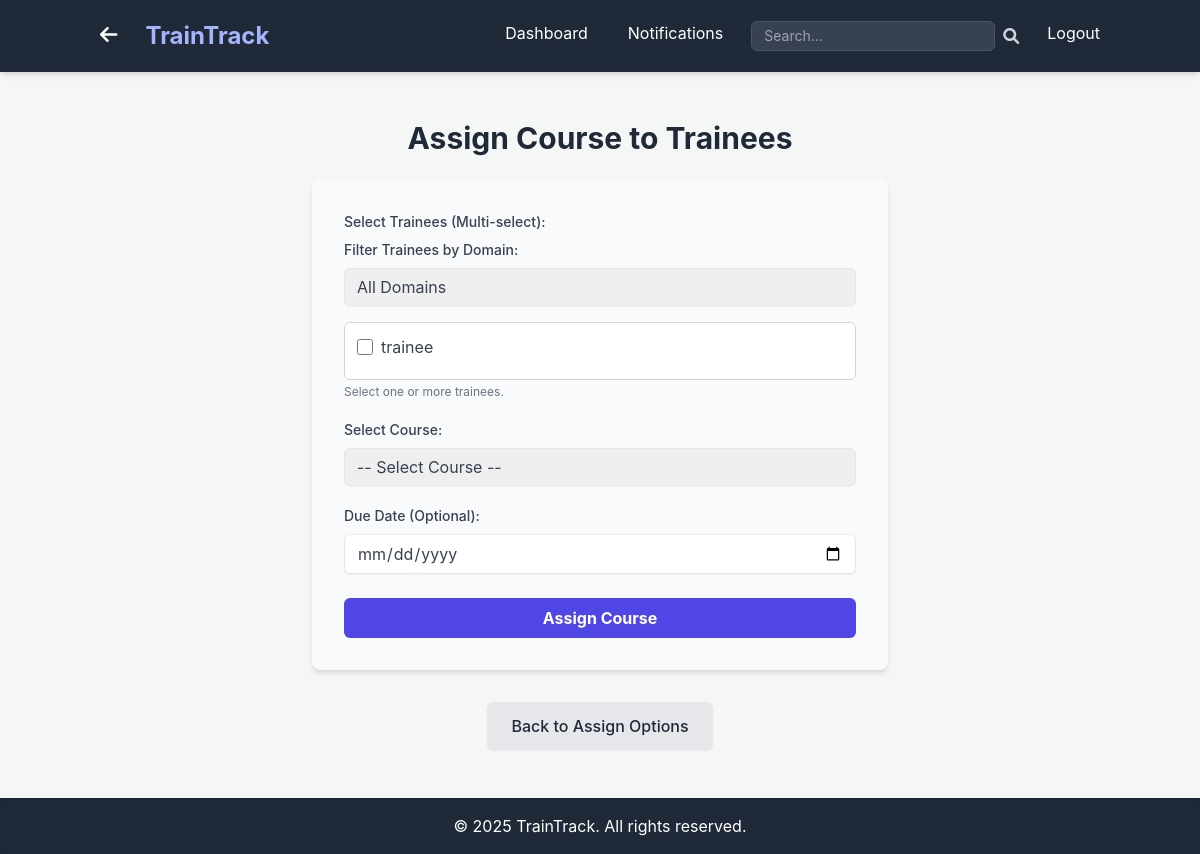
Page /admin/assign/course (signed in) on the earlier database version.
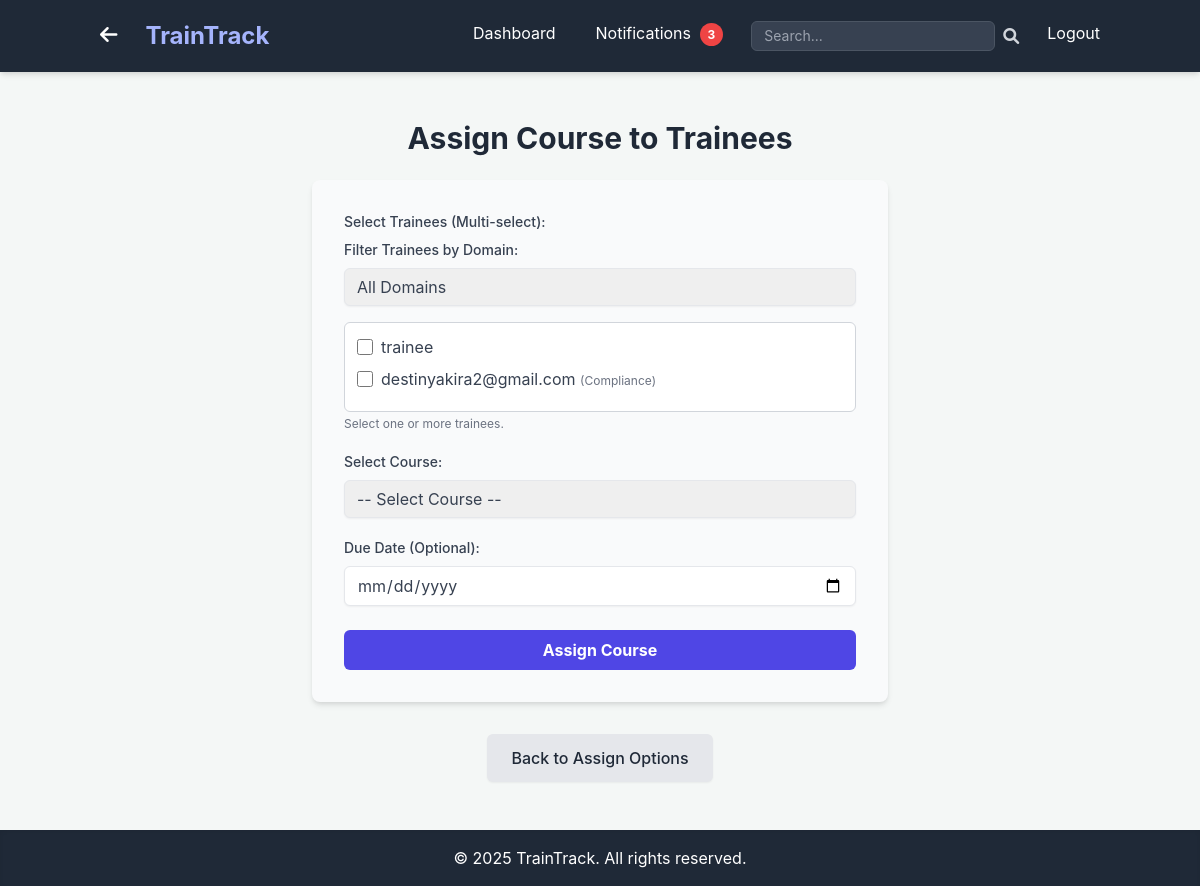
Same page on the later database version.
### app.py (models this page shows, shortened)
class User(UserMixin, db.Model):
    id = db.Column(db.Integer, primary_key=True)
    username = db.Column(db.String(80), unique=True, nullable=False)
    password_hash = db.Column(db.String(128), nullable=False)
    role = db.Column(db.String(20), nullable=False, default='trainee')
    domain = db.Column(db.String(50), nullable=True) # New field for trainee/admin domain
    assignments_as_trainee = db.relationship('Assignment', foreign_keys='Assignment.trainee_id', backref='trainee', lazy=True)
    created_courses = db.relationship('Course', foreign_keys='Course.created_by_id', backref='creator', lazy=True)
    created_assessments = db.relationship('Assessment', foreign_keys='Assessment.created_by_id', backref='assessor_creator', lazy=True)
    created_learning_paths = db.relationship('LearningPath', foreign_keys='LearningPath.created_by_id', backref='path_creator', lazy=True)
    assigned_assignments = db.relationship('Assignment', foreign_keys='Assignment.assigned_by_id', backref='assigner', lazy=True)
    notifications_received = db.relationship('Notification', foreign_keys='Notification.recipient_id', backref='recipient', lazy=True)
    notifications_sent = db.relationship('Notification', foreign_keys='Notification.sender_id', backref='sender', lazy=True)
    graded_submissions = db.relationship('Submission', foreign_keys='Submission.graded_by_id', backref='grader', lazy=True)

### app.py (the view, shortened to what this page needs)
@app.route('/admin/assign/course', methods=['GET', 'POST'])
@login_required
@admin_required
def assign_course_training():
    current_year = datetime.now().year
    trainees = db.session.query(User).filter_by(role='trainee').all()
    courses = db.session.query(Course).all()
    existing_trainee_domains = db.session.query(User.domain).filter(User.role == 'trainee').distinct().all()
    existing_trainee_domains = [d[0] for d in existing_trainee_domains if d[0] is not None]
    all_trainee_domains = sorted(list(set(PREDEFINED_DOMAINS + existing_trainee_domains)))
    return render_template('admin/assign_course_training.html', title='Assign Course', trainees=trainees, courses=courses, current_year=current_year, trainee_domains=all_trainee_domains)

### app.py (called while the page is built)
def role_required(role):
    def decorator(f):
        @wraps(f)
        def decorated_function(*args, **kwargs):
            if not current_user.is_authenticated or current_user.role != role:
                flash('You do not have permission to access this page.', 'danger')
                return redirect(url_for('dashboard')) # Redirect to dashboard or login
            return f(*args, **kwargs)
        return decorated_function
    return decorator

@login_manager.user_loader
def load_user(user_id):
    return db.session.get(User, int(user_id))

@app.context_processor
def inject_unread_notifications_count():
    if current_user.is_authenticated:
        unread_count = Notification.query.filter_by(recipient_id=current_user.id, is_read=False).count()
        return dict(unread_notifications_count=unread_count)
    return dict(unread_notifications_count=0)

### templates/admin/assign_course_training.html (shortened to what this page needs)
{% extends "base.html" %}
{% block content %}
    <h1 class="text-3xl font-bold text-gray-800 mb-6 text-center">Assign Course to Trainees</h1>
    <form method="POST" action="{{ url_for('assign_course_training') }}" class="max-w-xl mx-auto bg-gray-50 p-8 rounded-lg shadow-md">
        <div class="mb-5">
            <label class="block text-gray-700 text-sm font-medium mb-2">Select Trainees (Multi-select):</label>
            {% if trainees %}
                <div class="mb-4">
                    <label for="trainee-domain-filter" class="block text-gray-700 text-sm font-medium mb-2">Filter Trainees by Domain:</label>
                    <select id="trainee-domain-filter" onchange="filterTraineeList()"
                            class="shadow-sm appearance-none border rounded-md w-full py-2 px-3 text-gray-700 leading-tight focus:outline-none focus:ring-2 focus:ring-indigo-500 focus:border-transparent transition duration-200">
                        <option value="all">All Domains</option>
                    </select>
                </div>
                <div class="border border-gray-300 rounded-md p-3 max-h-48 overflow-y-auto bg-white">
                    {% for trainee in trainees %}
                        <div class="flex items-center mb-2 trainee-item" data-domain="{{ trainee.domain | lower }}">
                            <input type="checkbox" id="trainee_{{ trainee.id }}" name="trainee_ids" value="{{ trainee.id }}"
                                   class="h-4 w-4 text-indigo-600 focus:ring-indigo-500 border-gray-300 rounded"
                                   aria-label="Select trainee {{ trainee.username }}">
                            <label for="trainee_{{ trainee.id }}" class="ml-2 text-gray-700">{{ trainee.username }} {% if trainee.domain %}<span class="text-xs text-gray-500">({{ trainee.domain }})</span>{% endif %}</label>
                        </div>
                    {% endfor %}
                </div>
                <p class="text-xs text-gray-500 mt-1">Select one or more trainees.</p>
            {% else %}
                <p class="text-gray-600">No trainee accounts found. Please create some first.</p>
            {% endif %}
        </div>
        <div class="mb-5">
            <label for="course_id" class="block text-gray-700 text-sm font-medium mb-2">Select Course:</label>
            <select id="course_id" name="course_id" required
                    class="shadow-sm appearance-none border rounded-md w-full py-2 px-3 text-gray-700 leading-tight focus:outline-none focus:ring-2 focus:ring-indigo-500 focus:border-transparent transition duration-200"
                    aria-label="Select course">
                <option value="">-- Select Course --</option>
            </select>
        </div>
        <div class="mb-6">
            <label for="due_date" class="block text-gray-700 text-sm font-medium mb-2">Due Date (Optional):</label>
            <input type="date" id="due_date" name="due_date"
                   class="shadow-sm appearance-none border rounded-md w-full py-2 px-3 text-gray-700 leading-tight focus:outline-none focus:ring-2 focus:ring-indigo-500 focus:border-transparent transition duration-200"
                   aria-label="Due date for assignment">
        </div>
        <div class="flex items-center justify-between">
            <button type="submit"
                    class="bg-indigo-600 hover:bg-indigo-700 text-white font-bold py-2 px-4 rounded-md focus:outline-none focus:shadow-outline transition duration-300 w-full">
                Assign Course
            </button>
        </div>
    </form>
    <div class="mt-8 text-center">
        <a href="{{ url_for('assign_training_options') }}" class="inline-block bg-gray-200 text-gray-800 px-6 py-3 rounded-md font-medium hover:bg-gray-300 transition duration-300 shadow-sm">
            Back to Assign Options
        </a>
    </div>
{% endblock %}

Differences in the rows shown:
added User: username "destinyakira2@gmail.com", domain "Compliance"
Other differences:
{{ unread_notifications_count }}: (not shown) → "3"
